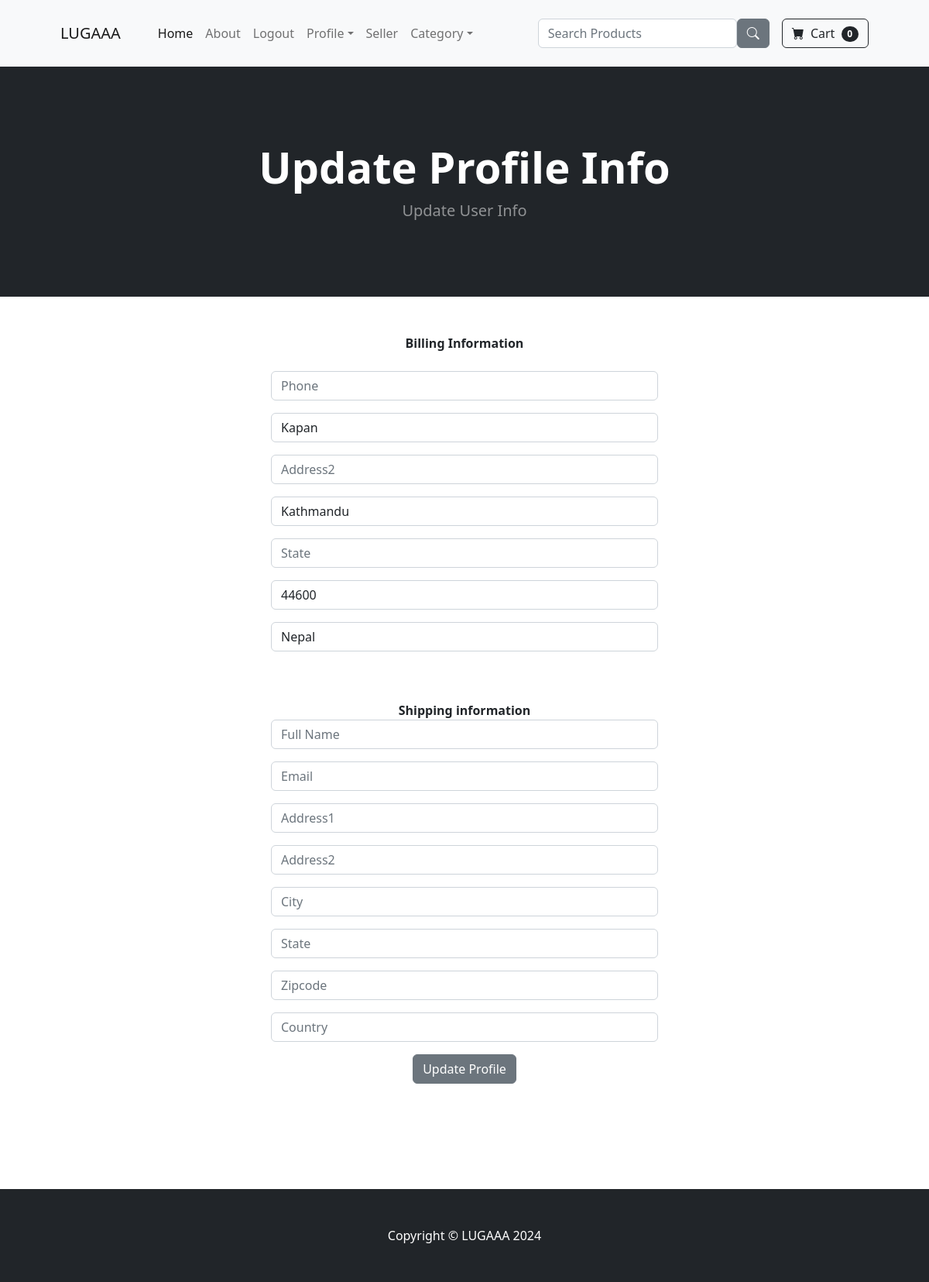
Before: /update_info/ (signed in) with the older database file.
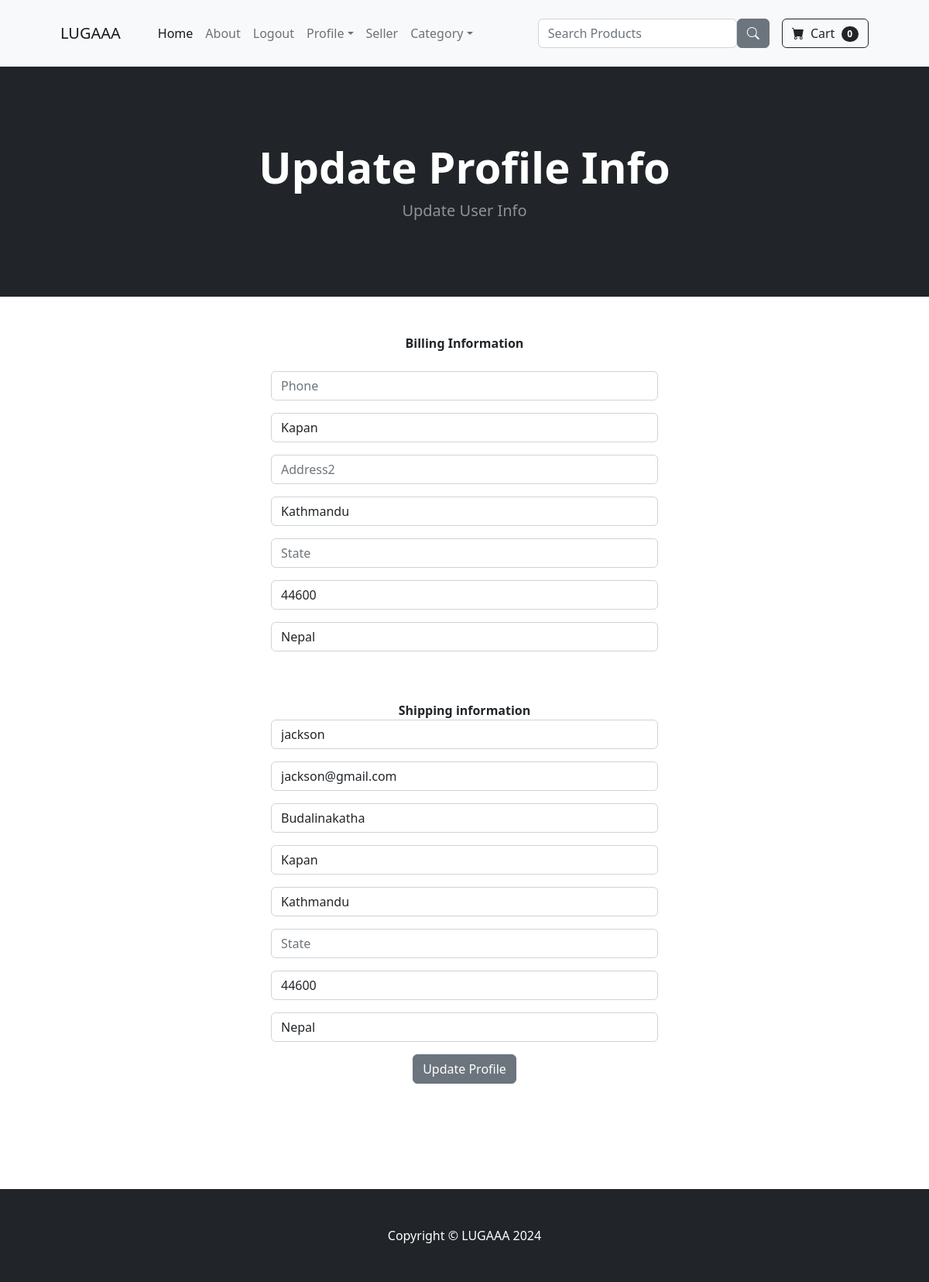
After: the same page with the newer database file.
### payment/models.py (models this page shows, shortened)
class ShippingAddress(models.Model):
    user = models.ForeignKey(User, on_delete=models.CASCADE, null=True, blank=True)
    shipping_fullname = models.CharField(max_length=255)
    shipping_email = models.CharField(max_length=255)
    shipping_address1 = models.CharField(max_length=255)
    shipping_address2 = models.CharField(max_length=255)
    shipping_city= models.CharField(max_length=255)
    shipping_state= models.CharField(max_length=255, null = True, blank=True)
    shipping_zipcode = models.CharField(max_length=255, null = True, blank=True)
    shipping_country = models.CharField(max_length=255)
    class Meta:
        verbose_name_plural = "Shipping Address"

### store/views.py (the view)
# urls.py: path('update_info/', views.update_info, name="update_info"),#urlpatterns for update info page
def update_info(request):
    if request.user.is_authenticated:
        try:
            current_users = Profile.objects.get(user=request.user)
        except Profile.DoesNotExist:
            messages.error(request, "User profile does not exist.")
            return redirect('home')
        try:
            shipping_user = ShippingAddress.objects.get(user=request.user)
        except ShippingAddress.DoesNotExist:
            shipping_user = ShippingAddress(user=request.user)  # Create a new instance
        form = UserInfoform(request.POST or None, instance=current_users)
        shipping_form = ShippingForm(request.POST or None, instance=shipping_user)
        if request.method == 'POST':
            if form.is_valid() or shipping_form.is_valid():
                form.save()
                shipping_form.save()
                messages.success(request, "Your Info Has been updated successfully")
                return redirect('home')
            else:
                messages.error(request, "Form is not valid.")
                return render(request, 'update_info.html', {'form': form, 'shipping_form': shipping_form})
        else:
            return render(request, 'update_info.html', {'form': form, 'shipping_form': shipping_form})
    else:
        messages.error(request, "You need to be logged in to update your info.")
        return redirect('login')

### store/forms.py
class UserInfoform(forms.ModelForm):
    phone = forms.CharField(label="", widget=forms.TextInput(attrs={'class':'form-control', 'placeholder':'Phone'}), required=False)  # Phone number of the customer
    address1 = forms.CharField(label="", widget=forms.TextInput(attrs={'class':'form-control', 'placeholder':'Address1'}), required=False)# Address of the customer
    address2 = forms.CharField(label="", widget=forms.TextInput(attrs={'class':'form-control', 'placeholder':'Address2'}), required=False)
    city = forms.CharField(label="", widget=forms.TextInput(attrs={'class':'form-control', 'placeholder':'City'}), required=False)
    state = forms.CharField(label="", widget=forms.TextInput(attrs={'class':'form-control', 'placeholder':'State'}), required=False)
    zipcode = forms.CharField(label="", widget=forms.TextInput(attrs={'class':'form-control', 'placeholder':'ZipCode'}), required=False)
    country = forms.CharField(label="", widget=forms.TextInput(attrs={'class':'form-control', 'placeholder':'Country'}), required=False)
    class Meta:
        model = Profile
        fields = ('phone', 'address1','address2','city','state','zipcode','country')

### store/templates/update_info.html (shortened to what this page needs)
{% extends 'base.html' %}
{% block content %}
<header class="bg-dark py-5">
    <div class="container px-4 px-lg-5 my-5">
        <div class="text-center text-white">
            <h1 class="display-4 fw-bolder"> Update Profile Info</h1>
            <p class="lead fw-normal text-white-50 mb-0">Update User Info </p>
        </div>
    </div>
</header>
<center>
<div class="col-5 text-center mb-3 my-5">
    <strong>Billing Information</strong>
    <form method="POST" action="{% url 'update_info' %}">
         {{ form.as_p }}
         <br/><br/>
        <strong> Shipping information</strong>
         {{ shipping_form.as_p}}
         <button type="submit" class="btn btn-secondary">
            Update Profile
         </button>
        </form>
    <br>
    <br>
    <br>
    <br>
    <br>
</div>
</center>
{% endblock %}

Changed rows visible on the page:
added ShippingAddress: shipping_fullname "jackson", shipping_email "jackson@gmail.com", shipping_address1 "Budalinakatha", shipping_address2 "Kapan", shipping_city "Kathmandu", shipping_zipcode "44600", shipping_country "Nepal"
